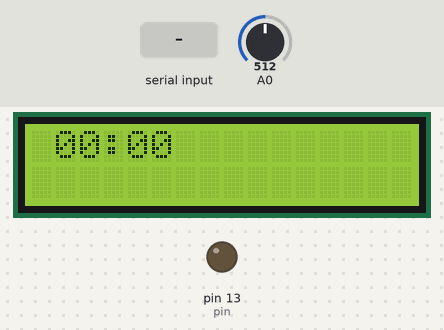
The sketch below on a simulated Arduino Uno, built with avr-gcc and run on an emulated ATmega328P. Parts: 16×2 character LCD, output pins drawn as LEDs (lit = HIGH). The test bench sets the inputs (shaded band); at power-on: A0 = 512. What the sketch prints to the serial monitor is not drawn.

Above: at 1.2 s.
1.3 s: A0 set to 66
2.8 s: A0 set to 54
At 5.5 s:
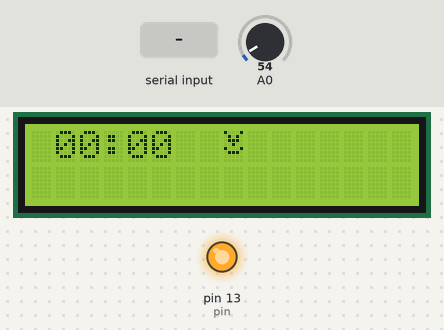
5.8 s: "desactivar" received over Serial
Timing chart, 0 to 8.8 s (numbered marks = the images above; inputs shaded):
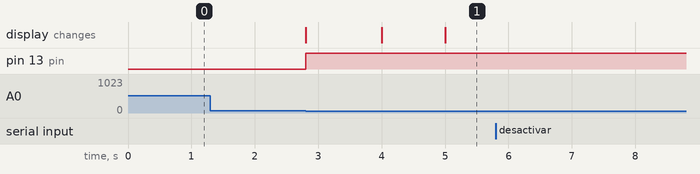

The sketch:

TPI-SPD.ino
```cpp
#include <LiquidCrystal.h>

LiquidCrystal lcd_1(12,11,5,4,3,2);

//LiquidCrystal lcd_1(8,9,4,5,6,7);

int pin = 13;

int tiempoespera;
int hora;
int minutos;
int segundos;
bool bandera;
String desactivar;
bool banderaDesactivar;
int contador;
int x;
int contSegundo;
int boton;
byte smiley[8] = {
  B10001,
  B01010,
  B01110,
  B00100,
  B10001,
  B01110,
  B00000,
};

void setup()
{
  Serial.begin(9600);
  lcd_1.begin(16,2);
  bandera = 0;
  segundos = 0;
  contador = 0;
  tiempoespera=5;

  banderaDesactivar=true;

  pinMode(pin,OUTPUT);
  digitalWrite(pin,LOW);

  lcd_1.createChar(8, smiley);

  Serial.println("Ingrese la Hora y los segundos con un espacio de diferencia ");
   x=0;
contSegundo=0;


}


void loop()
{

 // Serial.println(segundos);
  if (Serial.available() > 0 && !bandera) {
    Serial.println("HORA CONFIGURADA");
    hora = Serial.parseInt();
    while (Serial.read() != ' ');
    minutos = Serial.parseInt();
    bandera = 1;

  }

  	lcd_1.setCursor(1, 0);
	lcd_1.print(hora/10);
	lcd_1.print(hora%10);
	lcd_1.print(":");
	lcd_1.print(minutos/10);
	lcd_1.print(minutos%10);
  boton=analogRead(A0);
 // Serial.println(boton);

  if(boton >= 99&&127 >= boton)
  {
  tiempoespera++;
   Serial.println("Intervalo Incrementado en 1 minuto");
  }

   if(boton >= 255&&280 >= boton)
  {
   tiempoespera--;
     Serial.println("Intervalo Disminuido en 1 minuto");
  }

   if(boton >= 399&&435 >= boton)
  {
   banderaDesactivar=!banderaDesactivar;
   if(banderaDesactivar)
   {
   Serial.println("Aromatizador activado");
   }
    else
    {
    Serial.println("Aromatizador desactivado");
    }

  }

   if(boton >= 0&&60 >= boton)

  {
      contador = 0;
      digitalWrite(pin,HIGH);
      contSegundo=0;
      lcd_1.setCursor(8, 0);
  	  lcd_1.write((byte)8);
     Serial.println("4");
  }


  if (Serial.available() > 0 && bandera) {
    desactivar = Serial.readString();
     {
      if (bandera) {
        if (desactivar == "desactivar") {
          banderaDesactivar = false;
          Serial.println("AROMATIZADOR DESACTIVADO");

        } else if (desactivar == "activar") {
          banderaDesactivar = true;
          Serial.println("AROMATIZADOR ACTIVADO");
        } else {
          tiempoespera = desactivar.toInt();
          Serial.print("Intervalo configurado: ");
          Serial.println(tiempoespera);
        }
      }

     }}

  if (contador == tiempoespera && banderaDesactivar) {
      contador = 0;
      digitalWrite(pin,HIGH);
      contSegundo=0;
      lcd_1.setCursor(8, 0);
  	  lcd_1.write((byte)8);

  	}

  	if((millis()/1000)>=x)
    {
    	segundos++;
      	contSegundo++;
      	x++;
    }


    if(contSegundo==1)
    {

  		digitalWrite(pin,LOW);
    	lcd_1.setCursor(8,0);
    	lcd_1.print(" ");

    }


  if (segundos == 60){
    segundos=0;
    minutos++;
    contador++;

  }

  if (minutos == 60) {
    minutos = 0;
    segundos = 0;
    hora++;
  }
  if (hora == 24) {
    minutos = 0;
    segundos = 0;
    hora = 0;
  }
  //Serial.println(x);
//Serial.println(segundos);

}
```

Measured:
- the behaviour switches between 61 and 60 on A0 (found by bisection; images 0 and 1)
- after the input at 1.3 s, every drawn part: stays the same
- after the input at 2.8 s, pin 13 (pin): LOW → HIGH at once; the display: changes at once (image 1)
- after the input at 5.8 s, every drawn part: stays the same
